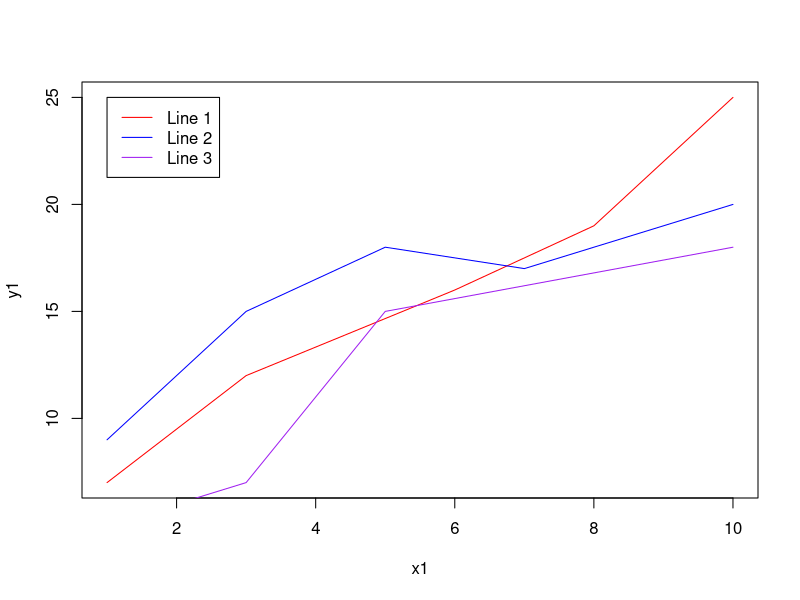
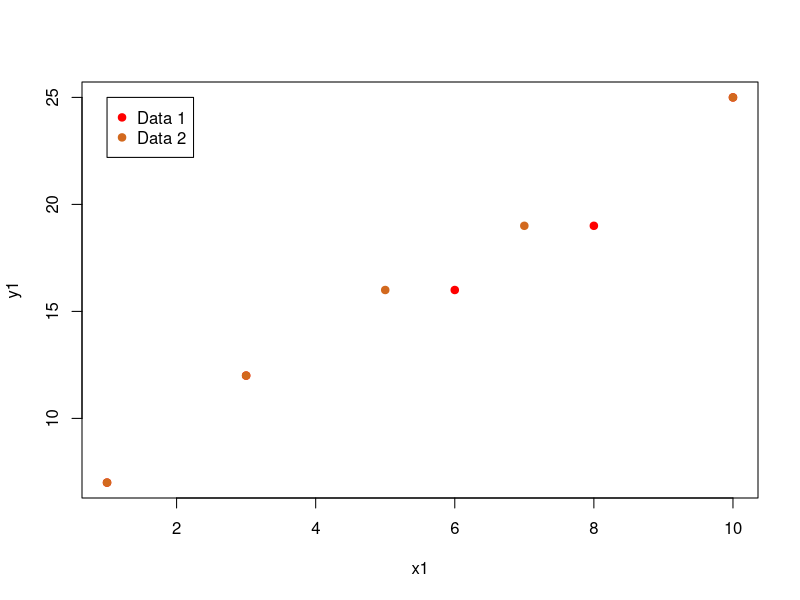

Here is the R script that generated these plots, in order:
# define datasets
x1 = c(1, 3, 6, 8, 10)
y1 = c(7, 12, 16, 19, 25)

x2 = c(1, 3, 5, 7, 10)
y2 = c(9, 15, 18, 17, 20)

x3 = c(1, 2, 3, 5, 10)
y3 = c(5, 6, 7, 15, 18)

# create line plot of x1, vs.y2
plot(x1, y1, type="l", col = "red")

# overlay line plot of x2 vs. y2
lines(x2, y2, col = "blue")

# overlay line plot of x3 vs. y3
lines(x3, y3, col = "purple")

# add legend
legend(1, 25, legend = c("Line 1", "Line 2", "Line 3"),
       col=c("red", "blue", "purple"), lty = 1)

# howt to overlay scatterplots in R

# define datasets
x1 = c(1, 3, 6, 8, 10)
y1 = c(7, 12, 16, 19, 25)

x2 = c(1, 3, 5, 7, 10)
y2 = c(9, 15, 18, 17, 20)

# create scatterplot of x1 vs. y1
plot(x1, y1, col="red", pch=19)

# overlay scatterplot of x2 vs.y2
points(x2, y1, col="chocolate", pch=19)

# add legend
legend(1, 25, legend = c("Data 1", "Data 2"), 
       col = c("red", "chocolate"), pch = c(19, 19))
























